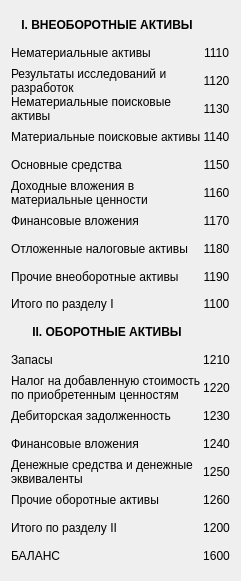
     <widget class="QWidget" name="gridLayoutWidget">
      <property name="geometry">
       <rect>
        <x>30</x>
        <y>45</y>
        <width>241</width>
        <height>581</height>
       </rect>
      </property>
      <layout class="QGridLayout" name="gridLayout">
       <property name="spacing">
        <number>0</number>
       </property>
       <item row="23" column="0">
        <widget class="QLabel" name="label_85">
         <property name="text">
          <string>БАЛАНС</string>
         </property>
         <property name="wordWrap">
          <bool>true</bool>
         </property>
        </widget>
       </item>
       <item row="20" column="0">
        <widget class="QLabel" name="label_87">
         <property name="sizePolicy">
          <sizepolicy hsizetype="Preferred" vsizetype="Fixed">
           <horstretch>0</horstretch>
           <verstretch>0</verstretch>
          </sizepolicy>
         </property>
         <property name="text">
          <string>Денежные средства и денежные эквиваленты</string>
         </property>
         <property name="wordWrap">
          <bool>true</bool>
         </property>
        </widget>
       </item>
       <item row="19" column="0">
        <widget class="QLabel" name="label_82">
         <property name="text">
          <string>Финансовые вложения</string>
         </property>
         <property name="wordWrap">
          <bool>true</bool>
         </property>
        </widget>
       </item>
       <item row="21" column="0">
        <widget class="QLabel" name="label_83">
         <property name="text">
          <string>Прочие оборотные активы</string>
         </property>
         <property name="wordWrap">
          <bool>true</bool>
         </property>
        </widget>
       </item>
       <item row="22" column="0">
        <widget class="QLabel" name="label_86">
         <property name="text">
          <string>Итого по разделу II</string>
         </property>
         <property name="wordWrap">
          <bool>true</bool>
         </property>
        </widget>
       </item>
       <item row="17" column="0">
        <widget class="QLabel" name="label_80">
         <property name="sizePolicy">
          <sizepolicy hsizetype="Preferred" vsizetype="Preferred">
           <horstretch>0</horstretch>
           <verstretch>0</verstretch>
          </sizepolicy>
         </property>
         <property name="minimumSize">
          <size>
           <width>0</width>
           <height>0</height>
          </size>
         </property>
         <property name="text">
          <string>Налог на добавленную стоимость по приобретенным ценностям</string>
         </property>
         <property name="wordWrap">
          <bool>true</bool>
         </property>
        </widget>
       </item>
       <item row="16" column="1">
        <widget class="QLabel" name="label_79">
         <property name="text">
          <string>1210</string>
         </property>
         <property name="alignment">
          <set>Qt::AlignCenter</set>
         </property>
        </widget>
       </item>
       <item row="17" column="1">
        <widget class="QLabel" name="label_81">
         <property name="text">
          <string>1220</string>
         </property>
         <property name="alignment">
          <set>Qt::AlignCenter</set>
         </property>
        </widget>
       </item>
       <item row="18" column="0">
        <widget class="QLabel" name="label_84">
         <property name="sizePolicy">
          <sizepolicy hsizetype="Preferred" vsizetype="Preferred">
           <horstretch>0</horstretch>
           <verstretch>0</verstretch>
          </sizepolicy>
         </property>
         <property name="text">
          <string>Дебиторская задолженность</string>
         </property>
         <property name="wordWrap">
          <bool>true</bool>
         </property>
        </widget>
       </item>
       <item row="16" column="0">
        <widget class="QLabel" name="label_78">
         <property name="text">
          <string>Запасы</string>
         </property>
         <property name="wordWrap">
          <bool>true</bool>
         </property>
        </widget>
       </item>
       <item row="10" column="0">
        <widget class="QLabel" name="label_96">
         <property name="text">
          <string>Финансовые вложения</string>
         </property>
         <property name="wordWrap">
          <bool>true</bool>
         </property>
        </widget>
       </item>
       <item row="3" column="0">
        <widget class="QLabel" name="label_103">
         <property name="text">
          <string>Нематериальные поисковые активы</string>
         </property>
         <property name="wordWrap">
          <bool>true</bool>
         </property>
        </widget>
       </item>
       <item row="1" column="0">
        <widget class="QLabel" name="label_105">
         <property name="text">
          <string>Нематериальные активы</string>
         </property>
         <property name="wordWrap">
          <bool>true</bool>
         </property>
        </widget>
       </item>
       <item row="20" column="1">
        <widget class="QLabel" name="label_90">
         <property name="text">
          <string>1250</string>
         </property>
         <property name="alignment">
          <set>Qt::AlignCenter</set>
         </property>
        </widget>
       </item>
       <item row="18" column="1">
        <widget class="QLabel" name="label_89">
         <property name="text">
          <string>1230</string>
         </property>
         <property name="alignment">
          <set>Qt::AlignCenter</set>
         </property>
        </widget>
       </item>
       <item row="19" column="1">
        <widget class="QLabel" name="label_88">
         <property name="text">
          <string>1240</string>
         </property>
         <property name="alignment">
          <set>Qt::AlignCenter</set>
         </property>
        </widget>
       </item>
       <item row="22" column="1">
        <widget class="QLabel" name="label_93">
         <property name="text">
          <string>1200</string>
         </property>
         <property name="alignment">
          <set>Qt::AlignCenter</set>
         </property>
        </widget>
       </item>
       <item row="15" column="1">
        <widget class="QLabel" name="label_95">
         <property name="text">
          <string/>
         </property>
        </widget>
       </item>
       <item row="23" column="1">
        <widget class="QLabel" name="label_91">
         <property name="text">
          <string>1600</string>
         </property>
         <property name="alignment">
          <set>Qt::AlignCenter</set>
         </property>
        </widget>
       </item>
       <item row="15" column="0">
        <widget class="QLabel" name="label_94">
         <property name="font">
          <font>
           <weight>75</weight>
           <bold>true</bold>
          </font>
         </property>
         <property name="text">
          <string>II. ОБОРОТНЫЕ АКТИВЫ</string>
         </property>
         <property name="alignment">
          <set>Qt::AlignCenter</set>
         </property>
        </widget>
       </item>
       <item row="21" column="1">
        <widget class="QLabel" name="label_92">
         <property name="text">
          <string>1260</string>
         </property>
         <property name="alignment">
          <set>Qt::AlignCenter</set>
         </property>
        </widget>
       </item>
       <item row="5" column="1">
        <widget class="QLabel" name="label_115">
         <property name="text">
          <string>1140</string>
         </property>
         <property name="alignment">
          <set>Qt::AlignCenter</set>
         </property>
        </widget>
       </item>
       <item row="2" column="0">
        <widget class="QLabel" name="label_104">
         <property name="contextMenuPolicy">
          <enum>Qt::CustomContextMenu</enum>
         </property>
         <property name="layoutDirection">
          <enum>Qt::LeftToRight</enum>
         </property>
         <property name="frameShape">
          <enum>QFrame::NoFrame</enum>
         </property>
         <property name="frameShadow">
          <enum>QFrame::Plain</enum>
         </property>
         <property name="text">
          <string>Результаты исследований и разработок</string>
         </property>
         <property name="textFormat">
          <enum>Qt::AutoText</enum>
         </property>
         <property name="scaledContents">
          <bool>true</bool>
         </property>
         <property name="wordWrap">
          <bool>true</bool>
         </property>
        </widget>
       </item>
       <item row="3" column="1">
        <widget class="QLabel" name="label_113">
         <property name="text">
          <string>1130</string>
         </property>
         <property name="alignment">
          <set>Qt::AlignCenter</set>
         </property>
        </widget>
       </item>
       <item row="13" column="0">
        <widget class="QLabel" name="label_102">
         <property name="text">
          <string>Прочие внеоборотные активы</string>
         </property>
         <property name="wordWrap">
          <bool>true</bool>
         </property>
        </widget>
       </item>
       <item row="0" column="1">
        <widget class="QLabel" name="label_107">
         <property name="text">
          <string/>
         </property>
        </widget>
       </item>
       <item row="0" column="0">
        <widget class="QLabel" name="label_97">
         <property name="font">
          <font>
           <weight>75</weight>
           <bold>true</bold>
          </font>
         </property>
         <property name="text">
          <string>I. ВНЕОБОРОТНЫЕ АКТИВЫ</string>
         </property>
         <property name="alignment">
          <set>Qt::AlignCenter</set>
         </property>
        </widget>
       </item>
       <item row="14" column="0">
        <widget class="QLabel" name="label_98">
         <property name="text">
          <string>Итого по разделу I</string>
         </property>
         <property name="wordWrap">
          <bool>true</bool>
         </property>
        </widget>
       </item>
       <item row="2" column="1">
        <widget class="QLabel" name="label_110">
         <property name="text">
          <string>1120</string>
         </property>
         <property name="alignment">
          <set>Qt::AlignCenter</set>
         </property>
        </widget>
       </item>
       <item row="7" column="1">
        <widget class="QLabel" name="label_116">
         <property name="text">
          <string>1150</string>
         </property>
         <property name="alignment">
          <set>Qt::AlignCenter</set>
         </property>
        </widget>
       </item>
       <item row="1" column="1">
        <widget class="QLabel" name="label_112">
         <property name="text">
          <string>1110</string>
         </property>
         <property name="alignment">
          <set>Qt::AlignCenter</set>
         </property>
        </widget>
       </item>
       <item row="9" column="1">
        <widget class="QLabel" name="label_117">
         <property name="text">
          <string>1160</string>
         </property>
         <property name="alignment">
          <set>Qt::AlignCenter</set>
         </property>
        </widget>
       </item>
       <item row="13" column="1">
        <widget class="QLabel" name="label_109">
         <property name="text">
          <string>1190</string>
         </property>
         <property name="alignment">
          <set>Qt::AlignCenter</set>
         </property>
        </widget>
       </item>
       <item row="10" column="1">
        <widget class="QLabel" name="label_111">
         <property name="text">
          <string>1170</string>
         </property>
         <property name="alignment">
          <set>Qt::AlignCenter</set>
         </property>
        </widget>
       </item>
       <item row="14" column="1">
        <widget class="QLabel" name="label_114">
         <property name="text">
          <string>1100</string>
         </property>
         <property name="alignment">
          <set>Qt::AlignCenter</set>
         </property>
        </widget>
       </item>
       <item row="11" column="0">
        <widget class="QLabel" name="label_101">
         <property name="text">
          <string>Отложенные налоговые активы</string>
         </property>
         <property name="wordWrap">
          <bool>true</bool>
         </property>
        </widget>
       </item>
       <item row="5" column="0">
        <widget class="QLabel" name="label_106">
         <property name="text">
          <string>Материальные поисковые активы</string>
         </property>
         <property name="wordWrap">
          <bool>true</bool>
         </property>
        </widget>
       </item>
       <item row="7" column="0">
        <widget class="QLabel" name="label_100">
         <property name="text">
          <string>Основные средства</string>
         </property>
         <property name="wordWrap">
          <bool>true</bool>
         </property>
        </widget>
       </item>
       <item row="9" column="0">
        <widget class="QLabel" name="label_99">
         <property name="text">
          <string>Доходные вложения в материальные ценности</string>
         </property>
         <property name="wordWrap">
          <bool>true</bool>
         </property>
        </widget>
       </item>
       <item row="11" column="1">
        <widget class="QLabel" name="label_108">
         <property name="text">
          <string>1180</string>
         </property>
         <property name="alignment">
          <set>Qt::AlignCenter</set>
         </property>
        </widget>
       </item>
      </layout>
     </widget>
